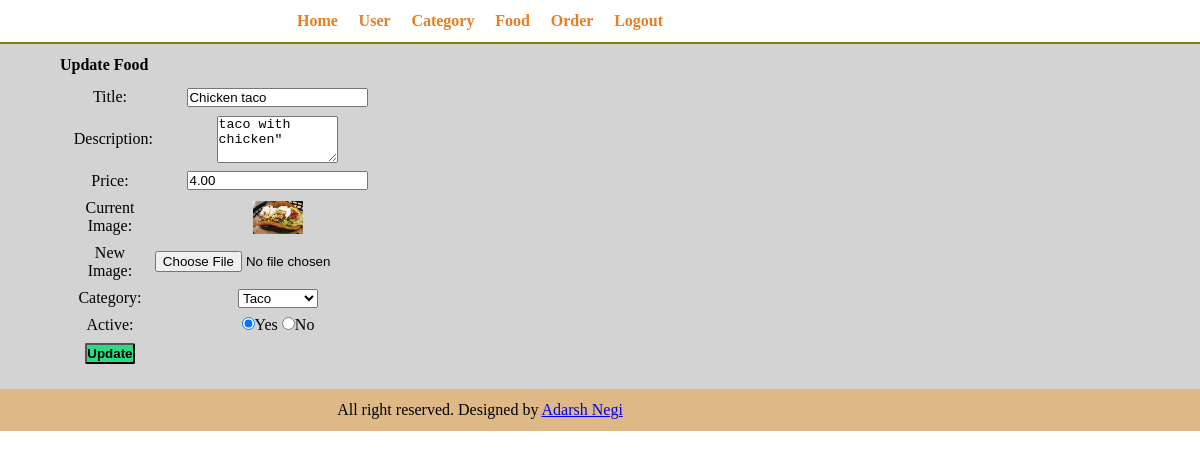
Page /restaurant/admin/update-food.php?id=9 (signed in) on the committed database.
### tables this page shows
CREATE TABLE `tbl_food` (
  `id` int(10) UNSIGNED NOT NULL,
  `title` varchar(100) NOT NULL,
  `description` text NOT NULL,
  `price` decimal(10,2) NOT NULL,
  `image_name` varchar(255) NOT NULL,
  `category_id` int(10) UNSIGNED NOT NULL,
  `active` varchar(10) NOT NULL
);

CREATE TABLE `tbl_category` (
  `id` int(10) UNSIGNED NOT NULL,
  `title` varchar(100) NOT NULL,
  `image_name` varchar(255) NOT NULL,
  `active` varchar(10) NOT NULL
);

### restaurant/admin/update-food.php (the view, shortened to what this page needs)
<?php
    include("parts/menu.php");
?>
    <div class="main-content">
        <div class="wrapper">
            <strong>Update Food</strong>
            <?php
                        if(isset($_GET['id']))
                        {
                            $id=mysqli_real_escape_string($conn,$_GET['id']);
                            $sql="SELECT * FROM tbl_food WHERE id=$id";
                            $res=mysqli_query($conn,$sql);
                                $count=mysqli_num_rows($res);
                                if($count==1)
                                {
                                    $row=mysqli_fetch_assoc($res);
                                    $title=$row['title'];
                                    $current_image=$row['image_name'];
                                    $active=$row['active'];
                                    $description=$row['description'];
                                    $price=$row['price'];
                                    $current_category=$row['category_id'];
                                }
                                else
                                {
                                    header('location:'.SITEURL.'/admin/manage-food.php');
                                }
                        }
                    ?>
            <form action="" method="POST" enctype="multipart/form-data">
                <table class="tbl-add-admin">
                    <tr>
                        <td>Title:</td>
                        <td><input type="text" name="title" value="<?php echo $title;?>"required></td>
                    </tr>
                    <tr>
                        <td>Description:</td>
                        <td>
                            <textarea name="description"cols="13" rows="3"><?php echo $description;?>"</textarea>
                        </td>
                    </tr>
                    <tr>
                        <td>Price:</td>
                        <td>
                            <input type="number" name="price"value ="<?php echo $price;?>"required>
                        </td>
                    </tr>
                    <tr>
                        <td>Current Image:</td>
                        <td>
                        <?php
                        if($current_image!="")
                        {
                            ?>
                            <img src="<?php echo SITEURL;?>/images/category/<?php echo $current_image;?>" width="20%">
                        <?php
                        }
                        else
                        {
                            echo "image not added";
                        }
                        ?>
                        </td>
                    </tr>
                    <tr>
                        <td>New Image:</td>
                        <td><input type="file" name="image"></td>
                    </tr>
                    <td>Category:</td>
                        <td>
                        <select name="category">
                        <?php
                            $sql= "SELECT * FROM tbl_category WHERE active='Yes'";
                            $res=mysqli_query($conn,$sql);
                            if($res==true)
                            {
                                $count=mysqli_num_rows($res);
                                if($count>0)
                                {
                                    while($row=mysqli_fetch_assoc($res))
                                    {
                                        $category_id=$row['id'];
                                        $category_title=$row['title'];
                                        ?>
                                          <option <?php if($current_category==$category_id){echo "selected";}?> value="<?php echo $category_id;?>"><?php echo $category_title;?></option>
                                        <?php
                                    }
                                }
                                else
                                {
                                    ?>
                                    <option value="0">No active category</option>
                                    <?php
                                }
                            }
                        ?>
                    <tr>
                        <td>Active:</td>
                        <td>
                            <input <?php if($active=="Yes"){echo "checked";} ?> type="radio" name="active" value="Yes">Yes
                            <input <?php if($active=="No"){echo "checked";} ?> type="radio" name="active" value="No">No
                        </td>
                    </tr>
                    <tr>
                        <td><input class="btn-primary" type="submit" name="submit" value="Update"></td>
                        <td><input type="hidden" name="id" value="<?php echo $id;?>"></td>
                    </tr>
                </table>
            </form>
        </div>
    </div>
<?php include("parts/footer.php")?>

### restaurant/css/admin.css (style rules this page uses)
* { margin: 0 0; padding: 0 0; }
.wrapper { padding: 1%; margin: 0 4%; width: 70%; }
.main-content { background-color: lightgray; }
table tr td { padding: 1%; text-align: center; }
.btn-primary { text-decoration: none; padding: 1%; background-color: #26de81; font-weight: bold; border-radius: 2px; }
.tbl-add-admin { padding: 1%; width: 30%; }

### rows in the picture
tbl_food: title "Chicken taco", description "taco with chicken\"", image_name (picture), category "Taco", active "☑"
